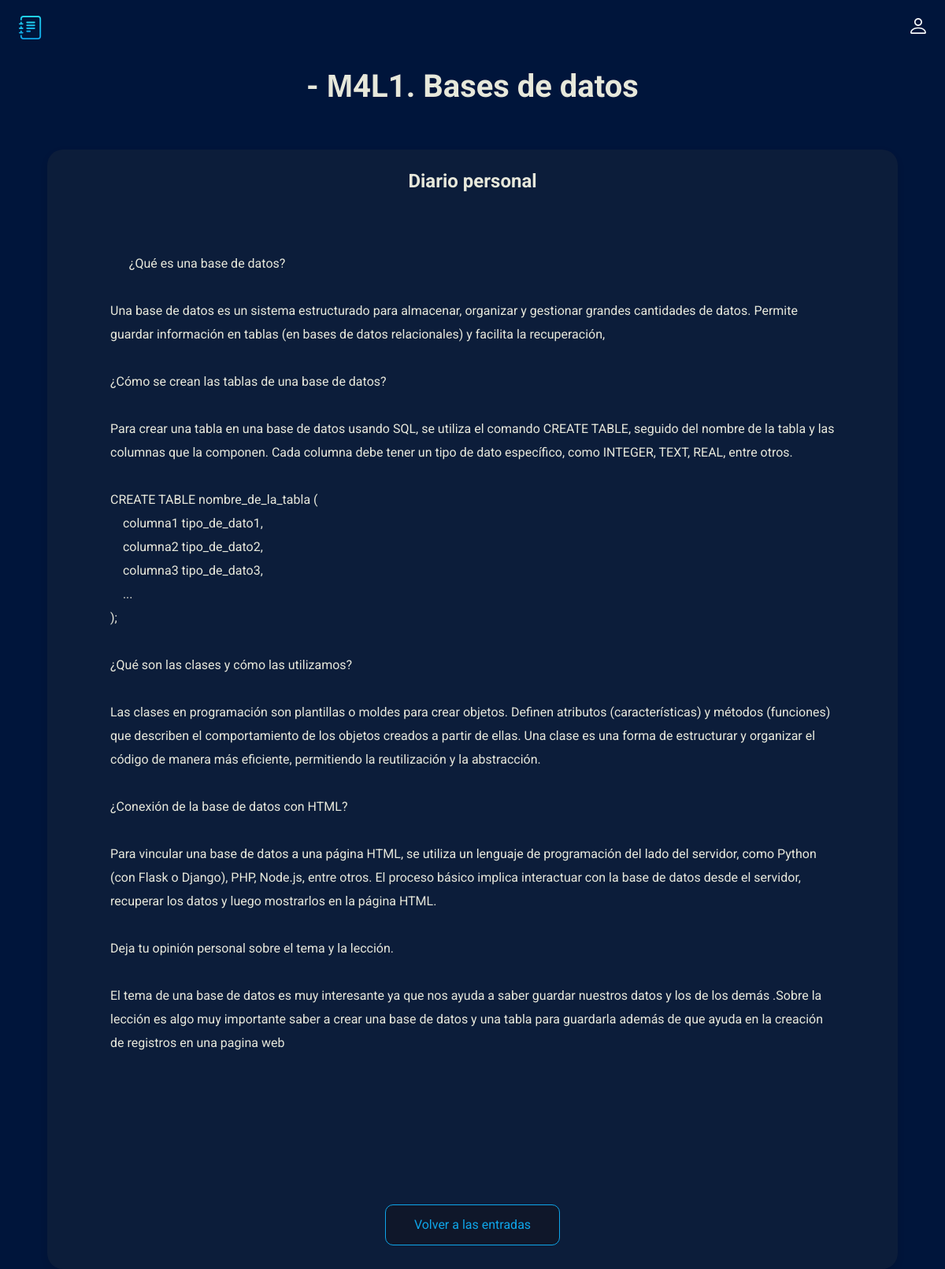
/card/1, run on the app's committed database.
### main.py (models this page shows, shortened)
class Card(db.Model):
    id = db.Column(db.Integer, primary_key=True)
    title = db.Column(db.String(100), nullable=False)
    subtitle = db.Column(db.String(300), nullable=False)
    text = db.Column(db.Text, nullable=False)

### main.py (the view)
@app.route('/card/<int:id>')
def card(id):
    card = Card.query.get(id)
    return render_template('card.html', card=card)

### templates/card.html (shortened to what this page needs)
<!doctype html>
<html lang="en">
<head>
  <link rel="stylesheet" href="../static/css/style.css">
</head>
<body>
  <header class="header">
    <img src="../static/img/logo.svg" alt="logo" width="30" height="30">
    <ul class="main-list">
        <li class="list__item">
          <a href="">
            <img src="../static/img/login.svg" alt="login" width="20" height="20">
          </a>
    </ul>
  </header>
  <main class="main">
    {% block content %}
    <h1 class="main__title">{{card.title}}</h1>
    <div class="main__block">
      <h2 class="main__subtitle">{{card.subtitle}}</h2>
      <div class="main__text">
      {{card.text}}
      </div>
      <a class="main__link" href="/">Volver a las entradas</a>
    </div>
  </main>
  {% endblock %}
</body>
</html>

### static/css/style.css (style rules this page uses)
body { margin: 0; padding: 0; font-family: 'Roboto', sans-serif; font-size: 16px; line-height: 20px; background-color: #00153b; color: #E7E8DB; }
h1, h2, p { margin: 0; }
img { object-fit: contain; }
a { text-decoration: none; color: inherit; transition: 0.2s; }
ul { list-style: none; margin: 0; padding: 0; }
.header { display: flex; justify-content: space-between; align-items: center; padding: 20px 2%; margin-bottom: 30px; }
.main-list { display: flex; align-items: center; gap: 20px; }
.main__title { font-size: 40px; text-align: center; margin-bottom: 70px; }
.main { padding: 0 5%; }
.main__block { background: rgba(30, 41, 59, 0.4); border-radius: 20px; box-shadow: 0px 4px 10px rgba(0, 0, 0, 0.1); padding: 30px 80px; display: flex; flex-direction: column; align-items: center; }
.main__subtitle { text-align: center; margin-bottom: 50px; }
.main__text { line-height: 30px; margin-bottom: 40px; white-space: pre-wrap; align-self: flex-start; }
.main__link { display: block; border: 1px solid rgba(14, 165, 233, 1); background: #0F172A; border-radius: 10px; color: rgba(14, 165, 233, 1); padding: 15px 10px; font: inherit; width: 200px; text-align: center; cursor: pointer; transition: 0.2s; }

### data on the page
Card: title "- М4L1. Bases de datos", subtitle "Diario personal", text "¿Qué es una base de datos? Una base de datos es un sistema estructurado para almacenar, organizar y gestionar grandes cantidades de datos. Permite guardar información en tablas (en bases de datos relacionales) y facilita la recuperación, ¿Cómo se crean las tablas de una base de datos? Para crear una tabla en una base de datos usando SQL, se utiliza el comando CREATE TABLE, seguido del nombre de la tabla y las columnas que la componen. Cada columna debe tener un tipo de dato específico, como INTEGER, TEXT, REAL, entre otros. CREATE TABLE nombre_de_la_tabla ( columna1 tipo_de_dato1, columna2 tipo_de_dato2, columna3 tipo_de_dato3, ... ); ¿Qué son las clases y cómo las utilizamos? Las clases en…"
